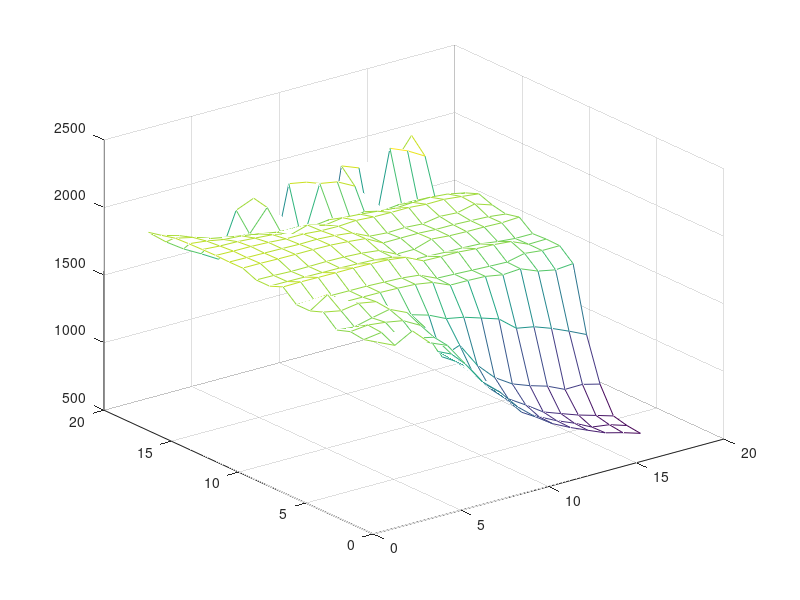

Recreate this plot in MATLAB.


x = [...
    1839    1780    1852    1729    1674    1504    1334    1223    1079    971     884     821     765     711    677      637;
1812    1830    1759    1718    1689    1529    1393    1231    1101    958     889     825     772     708    690      649;
1825    1839    1824    1801    1731    1502    1395    1270    1119    1012    931     844     797     751    713      674;
1791    1779    1811    1839    1780    1637    1382    1433    1250    1123    1041    993     954     895    897      864;
1878    1853    1873    1850    1695    1683    1645    1584    1559    1518    1476    1372    1348    1301   1245     1185;
1841    1926    1839    1838    1837    1833    1827    1806    1751    1750    1745    1722    1731    1679   1653     1664;
1841    1842    1840    1839    1838    1833    1828    1814    1756    1751    1745    1739    1735    1764   1750     1751;
1927    1929    1927    1926    1926    1923    1917    1900    1839    1835    1834    1823    1818    1806   1751     1754;
1887    1886    1884    1882    1881    1876    1871    1855    1797    1792    1786    1784    1778    1760   1748     1748;
1887    1885    1880    1881    1883    1881    1874    1859    1797    1797    1838    1827    1823    1822   1818     1825;
1929    1929    1926    1925    1925    1923    1914    1901    1834    1835    1835    1828    1828    1823   1817     1802;
1928    1926    1924    1922    1919    1921    1913    1898    1838    1828    1832    1823    1844    1836   1866     1823;
1931    1928    1927    1922    1913    1914    1903    1901    1909    1900    1898    1899    1888    1889   1875     1860;
1929    1920    1917    1908    1898    1860    1899    1864    1883    1874    1861    1848    1856    1859   1848     1821;
1926    1911    1887    1879    1858    1836    1825    1807    1823    1785    1812    1781    1795    1791   1763     1752;
1921    1892    1849    1824    1799    1759    1758    1759    1724    1738    1704    1652    1698    1651   1594     1591;
1896    1859    1810    1752    1737    1731    1892    1596    1564    1964    1941    1874    1447    2084   2030     1956;
1873    1767    1680    1609    1533    1861    1915    1360    1952    1928    1200    1978    1928    1784   1892     2063];

figure,
mesh(x);